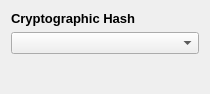
<?xml version="1.0" encoding="UTF-8"?>
<ui version="4.0">
 <class>WidgetFileHashSetting</class>
 <widget class="QWidget" name="WidgetFileHashSetting">
  <property name="geometry">
   <rect>
    <x>0</x>
    <y>0</y>
    <width>210</width>
    <height>94</height>
   </rect>
  </property>
  <property name="windowTitle">
   <string>Form</string>
  </property>
  <layout class="QVBoxLayout" name="verticalLayout">
   <item>
    <widget class="QLabel" name="label">
     <property name="font">
      <font>
       <pointsize>10</pointsize>
       <bold>true</bold>
      </font>
     </property>
     <property name="text">
      <string>Cryptographic Hash</string>
     </property>
    </widget>
   </item>
   <item>
    <widget class="QComboBox" name="comboBoxHashType"/>
   </item>
   <item>
    <widget class="WidgetPositionFixer" name="widgetPositionFixer">
     <property name="frameShape">
      <enum>QFrame::Box</enum>
     </property>
     <property name="frameShadow">
      <enum>QFrame::Raised</enum>
     </property>
    </widget>
   </item>
   <item>
    <spacer name="verticalSpacer">
     <property name="orientation">
      <enum>Qt::Vertical</enum>
     </property>
     <property name="sizeHint" stdset="0">
      <size>
       <width>20</width>
       <height>7</height>
      </size>
     </property>
    </spacer>
   </item>
  </layout>
 </widget>
 <customwidgets>
  <customwidget>
   <class>WidgetPositionFixer</class>
   <extends>QFrame</extends>
   <header>widgets/widgetpositionfixer.h</header>
   <container>1</container>
  </customwidget>
 </customwidgets>
 <resources/>
 <connections/>
</ui>
